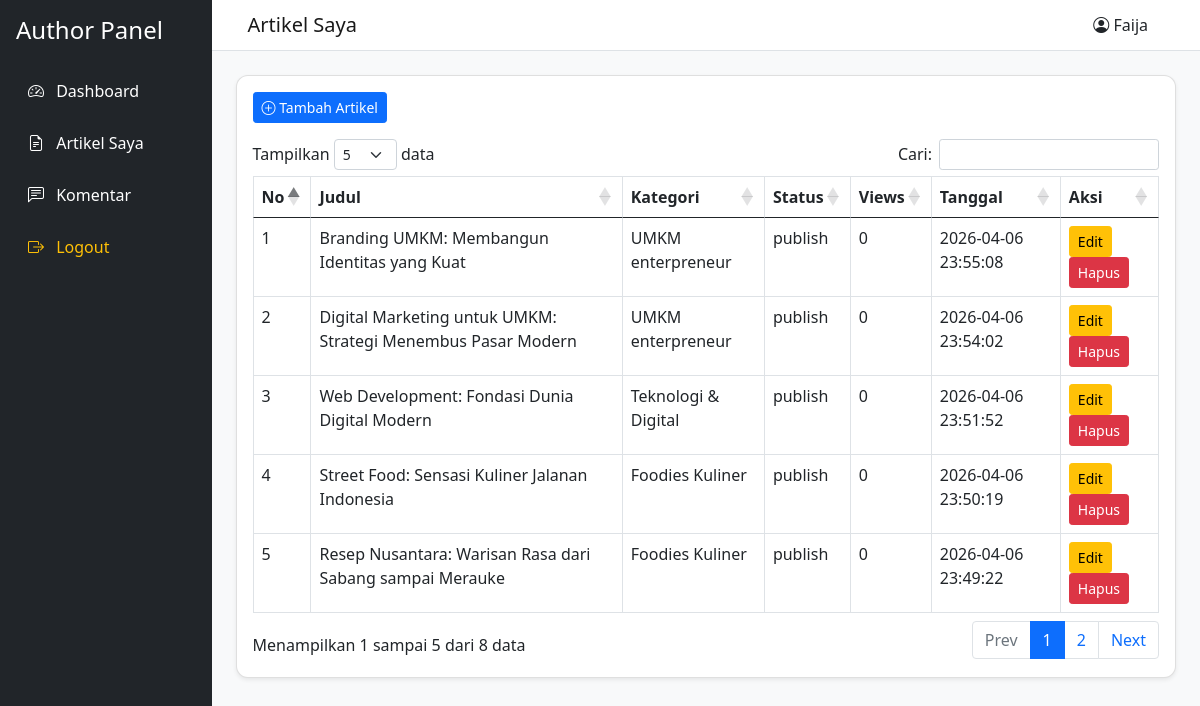
/author/artikel/index.php (signed in), run on the app's committed database.
### tables this page shows
CREATE TABLE `articles` (
  `id` int(11) NOT NULL,
  `user_id` int(11) DEFAULT NULL,
  `category_id` int(11) DEFAULT NULL,
  `judul` varchar(255) DEFAULT NULL,
  `slug` varchar(255) DEFAULT NULL,
  `ringkasan` text DEFAULT NULL,
  `isi` longtext DEFAULT NULL,
  `thumbnail` varchar(255) DEFAULT NULL,
  `views` int(11) DEFAULT 0,
  `status` enum('draft','publish') DEFAULT 'draft',
  `published_at` datetime DEFAULT NULL,
  `created_at` timestamp NOT NULL DEFAULT current_timestamp()
);

CREATE TABLE `categories` (
  `id` int(11) NOT NULL,
  `nama_kategori` varchar(100) DEFAULT NULL,
  `slug` varchar(150) DEFAULT NULL,
  `created_at` timestamp NOT NULL DEFAULT current_timestamp()
);

### author/artikel/index.php (the view, shortened to what this page needs)
<?php
include '../../config/koneksi.php';
$user_id = $_SESSION['user_id'];
$data = mysqli_query($conn, "
    SELECT articles.*, categories.nama_kategori
    FROM articles
    JOIN categories ON articles.category_id = categories.id
    WHERE articles.user_id='$user_id'
    ORDER BY articles.id DESC
");
include '../../templates/author_header.php';
include '../../templates/author_sidebar.php';
include '../../templates/author_topbar.php';
?>
<div class="card shadow-sm">
    <div class="card-body">
        <a href="tambah.php" class="btn btn-primary btn-sm mb-3">
            <i class="bi bi-plus-circle"></i> Tambah Artikel
        </a>
        <table class="table table-bordered datatable">
            <thead>
                <tr>
                    <th>No</th>
                    <th>Judul</th>
                    <th>Kategori</th>
                    <th>Status</th>
                    <th>Views</th>
                    <th>Tanggal</th>
                    <th>Aksi</th>
                </tr>
            </thead>
            <tbody>
                <?php $no = 1; while($row = mysqli_fetch_assoc($data)) : ?>
                <tr>
                    <td><?= $no++; ?></td>
                    <td><?= htmlspecialchars($row['judul']); ?></td>
                    <td><?= htmlspecialchars($row['nama_kategori']); ?></td>
                    <td><?= htmlspecialchars($row['status']); ?></td>
                    <td><?= htmlspecialchars($row['views']); ?></td>
                    <td><?= htmlspecialchars($row['created_at']); ?></td>
                    <td>
                        <a href="edit.php?id=<?= $row['id']; ?>" class="btn btn-warning btn-sm">Edit</a>
                        <a href="hapus.php?id=<?= $row['id']; ?>" class="btn btn-danger btn-sm" onclick="return confirm('Yakin hapus artikel?')">Hapus</a>
                    </td>
                </tr>
                <?php endwhile; ?>
            </tbody>
        </table>
    </div>
</div>
<?php include '../../templates/author_footer.php'; ?>

### assets/css/style.css (style rules this page uses)
body { background-color: #f8f9fa; }
.card { border-radius: 12px; }
.table { background-color: white; }

### data on the page
articles: judul "Branding UMKM: Membangun Identitas yang Kuat", category.nama_kategori "UMKM enterpreneur", status "publish", views "0", created_at "2026-04-06 23:55:08"
articles: judul "Digital Marketing untuk UMKM: Strategi Menembus Pasar Modern", category.nama_kategori "UMKM enterpreneur", status "publish", views "0", created_at "2026-04-06 23:54:02"
articles: judul "Web Development: Fondasi Dunia Digital Modern", category.nama_kategori "Teknologi & Digital", status "publish", views "0", created_at "2026-04-06 23:51:52"
articles: judul "Street Food: Sensasi Kuliner Jalanan Indonesia", category.nama_kategori "Foodies Kuliner", status "publish", views "0", created_at "2026-04-06 23:50:19"
articles: judul "Resep Nusantara: Warisan Rasa dari Sabang sampai Merauke", category.nama_kategori "Foodies Kuliner", status "publish", views "0", created_at "2026-04-06 23:49:22"

### other printed values
$pageTitle "Artikel Saya"
$_SESSION['nama'] "Faija"
